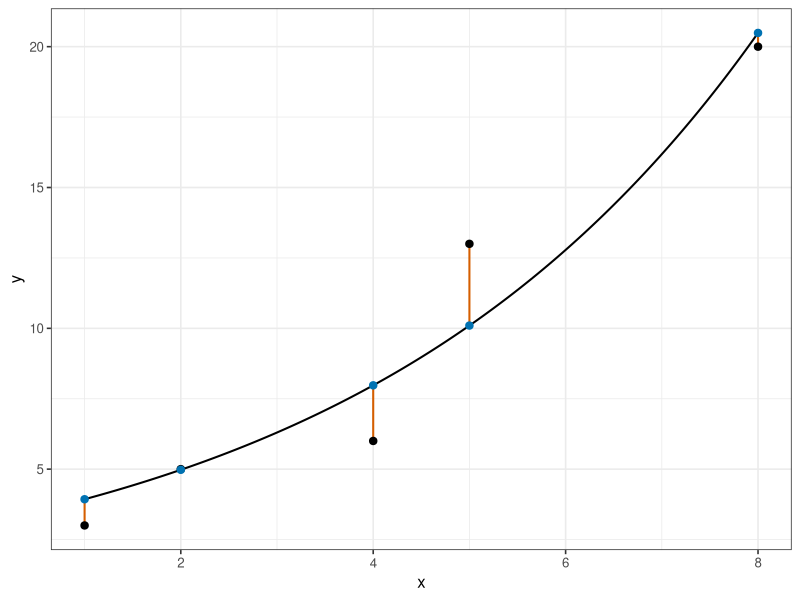

This figure's R source:
# Used in: slides/05-second/05-gaussnewton.tex
#
# Fits an exponential curve by nonlinear least squares and shows the observed
# values, fitted values, and residual segments used to motivate least-squares
# objectives before introducing Gauss-Newton.

set.seed(1L)

suppressPackageStartupMessages(library(ggplot2))

observations = data.frame(
  x = c(1, 2, 4, 5, 8),
  y = c(3, 5, 6, 13, 20)
)

fit = nls(
  y ~ a * exp(b * x),
  data = observations,
  start = list(a = 1, b = 0.2)
)

plot_data = transform(observations, fitted = as.numeric(predict(fit)))
curve_data = data.frame(x = seq(min(observations$x), max(observations$x), length.out = 200L))
curve_data$fitted = as.numeric(predict(fit, newdata = curve_data))

squares_plot = ggplot(plot_data, aes(x = x, y = y)) +
  geom_segment(aes(xend = x, yend = fitted), color = "#D55E00", linewidth = 0.7) +
  geom_line(data = curve_data, aes(y = fitted), color = "black", linewidth = 0.7) +
  geom_point(size = 2.2) +
  geom_point(aes(y = fitted), color = "#0072B2", size = 2.2) +
  labs(x = "x", y = "y") +
  theme_bw(base_size = 12)

if (interactive()) {
  print(squares_plot)
}

ggsave(
  filename = "../figure/squares.png",
  plot = squares_plot,
  width = 4,
  height = 3,
  dpi = 300
)
